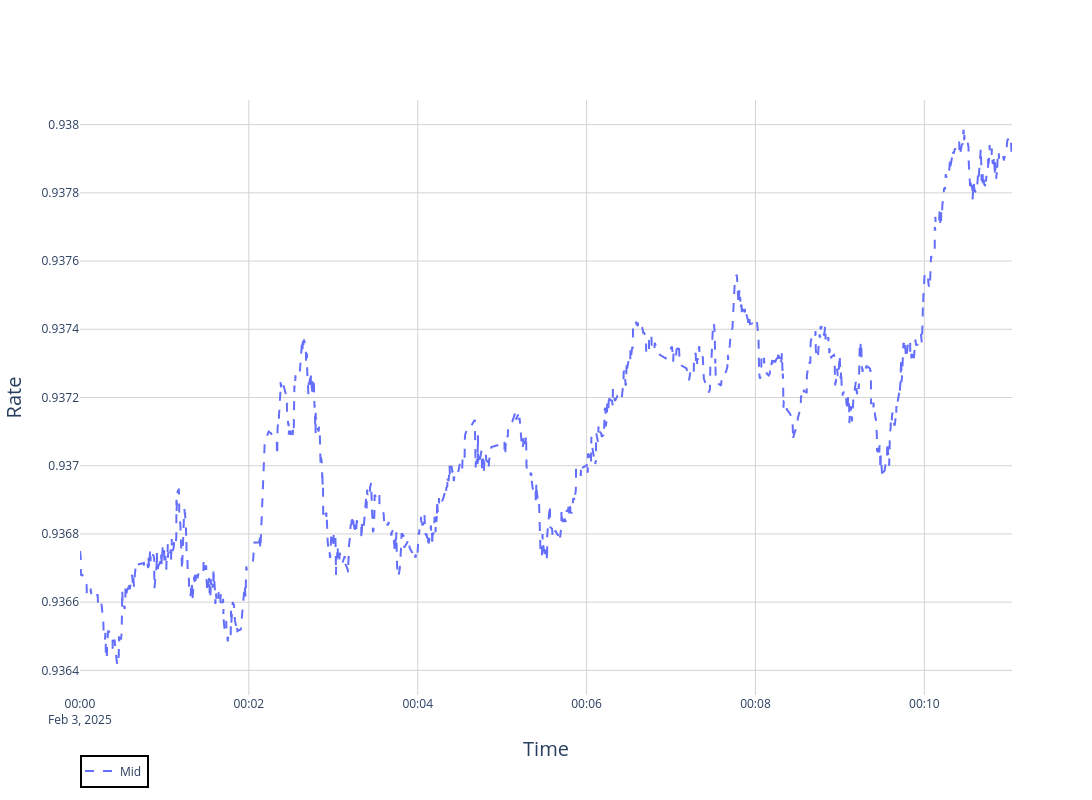

The cell this chart's notebook holds for it:
### Code cell
from stonesoup.plotter import Plotterly, Dimension

from stonesoup.plotter import Plotterly, Dimension
from stonesoup.types.groundtruth import GroundTruthPath


driver_x = AlphaStableNSMDriver(mu_W=mu, sigma_W2=sigma_w2_lp, seed=None, c=c, alpha=alpha, noise_case=NoiseCase.GAUSSIAN_APPROX)
langevin_x = LevyLangevin(driver=driver_x, damping_coeff=theta_lp)
langevin_x = LevyRandomWalk(driver=driver_x)

transition_model = langevin_x

truth = GroundTruthPath([GroundTruthState([mid_arr[0]], timestamp=timesteps[0])])
# The state of the target can be represented as 2D Cartesian coordinates, $\left[x, \dot x, y, \dot y\right]^{\top}$, modelling both its position and velocity. A simple truth path is created with a sampling rate of 1 Hz.

for t,timestep in enumerate(timesteps):
    truth.append(GroundTruthState(
        transition_model.function(truth[-1], noise=True, time_interval=timedelta(seconds=1)),
        timestamp=timesteps[t]))
        
# vplotter = Plotterly(autosize=False, width=1500, height=800,
#                     dimension=Dimension.ONE, axis_labels=["Price"])
# # observed mid / bid / ask
# vplotter.plot_ground_truths(truth, [1], truths_label="generated")

# # ---- aesthetics --------------------------------------------------
# vplotter.fig.update_layout(
#     plot_bgcolor="white",
#     xaxis=dict(showgrid=True, gridcolor="lightgray",
#                title=dict(text="Time", font=dict(size=20))),
#     yaxis=dict(showgrid=True, gridcolor="lightgray",
#                title=dict(text="Price", font=dict(size=20))),
#     legend=dict(font=dict(size=12),
#                 bordercolor="Black", borderwidth=2,
#                 orientation='h')
# )
# vplotter.fig.show()
plotter = Plotterly(autosize=False, width=1500, height=800,
                    dimension=Dimension.ONE, axis_labels=["Price"])
# observed mid / bid / ask
plotter.plot_ground_truths(observed_mid, [0], truths_label="Mid")
# plotter.plot_ground_truths(truth, [0], truths_label="generated")

# plotter.plot_ground_truths(observed_bid, [0], truths_label="Bid")
# plotter.plot_ground_truths(observed_ask, [0], truths_label="Ask")

# ---- aesthetics --------------------------------------------------
plotter.fig.update_layout(
    plot_bgcolor="white",
    xaxis=dict(showgrid=True, gridcolor="lightgray",
               title=dict(text="Time", font=dict(size=20))),
    yaxis=dict(showgrid=True, gridcolor="lightgray",
               title=dict(text="Rate", font=dict(size=20))),
    legend=dict(font=dict(size=12),
                bordercolor="Black", borderwidth=2,
                orientation='h')
)

### Figure 1 — Plotly figure (JSON) as saved in the notebook; plotly's stock layout.template omitted (floating-point values rounded to 4 significant figures; data arrays with more than 128 entries replaced by an {"elided": "..."} marker saying what was removed)
{"data": [{"legendgroup": "Mid", "legendrank": 100, "line": {"dash": "dash"}, "mode": "lines", "name": "Mid", "showlegend": true, "text": {"elided": "2000 str values"}, "type": "scatter", "x": {"elided": "2000 str values"}, "y": {"elided": "2000 float values"}}], "layout": {"autosize": false, "colorway": ["#636EFA", "#EF553B", "#00CC96", "#AB63FA", "#FFA15A", "#19D3F3", "#FF6692", "#B6E880", "#FF97FF", "#FECB52"], "height": 800, "legend": {"bordercolor": "Black", "borderwidth": 2, "font": {"size": 12}, "orientation": "h"}, "plot_bgcolor": "white", "width": 1500, "xaxis": {"gridcolor": "lightgray", "showgrid": true, "title": {"font": {"size": 20}, "text": "Time"}}, "yaxis": {"gridcolor": "lightgray", "showgrid": true, "title": {"font": {"size": 20}, "text": "Rate"}}}}
